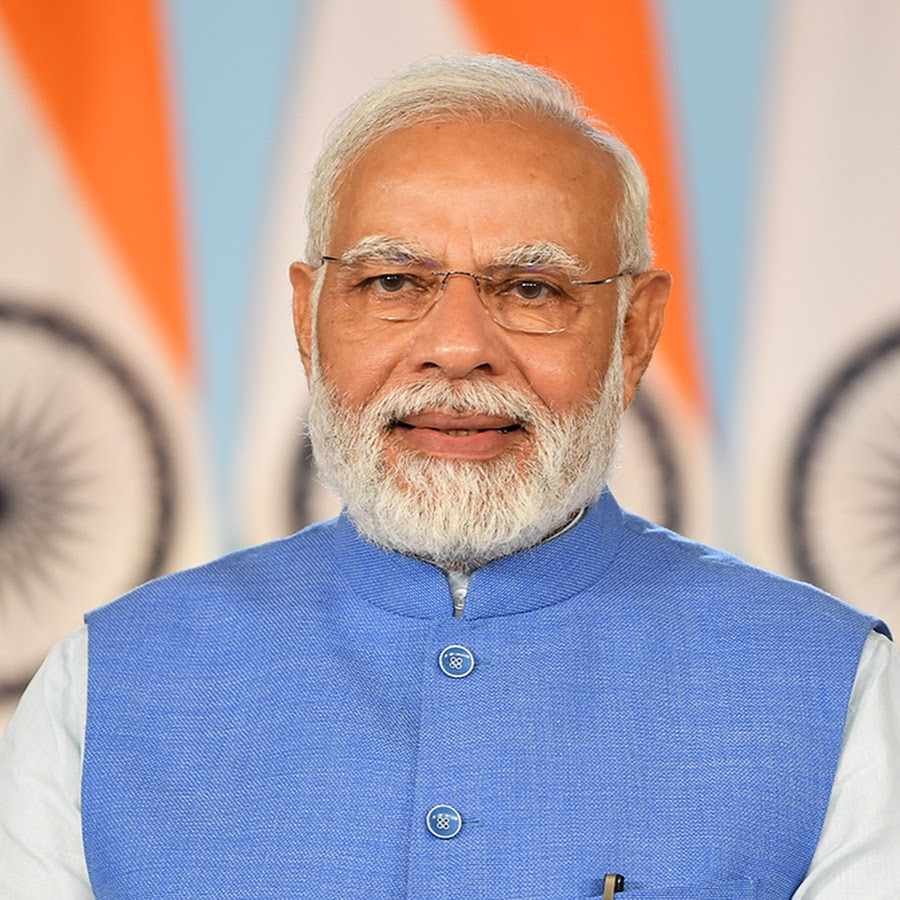
#> input picture Modi ji.jpg, 900 x 900 px
$ python -i Code.py   (imports and definitions only)
#> lines starting #> are read from the running program, lines starting #| are printed output that depends on the picture; after the words box and inside, x2 and y2 are one past the last pixel; in counts of white or black regions, pixels touching at a corner belong together
#!/usr/bin/env python
# coding: utf-8

# In[1]:


# Importing the required modules
import tkinter as tk  # graphical user interface toolkit
from tkinter import *
import easygui  # to open the filebox
import cv2  # for image processing
import matplotlib.pyplot as plt

import os  # to read and save path
import sys  #


# In[2]:


# Making the GUI main window
# [4 lines not run here, left out]
# [1 line that did not run here, left out]

""" fileopenbox opens the box to choose file
and help us store file path as string"""


def upload():
    image_path = easygui.fileopenbox()
    cartoonify(image_path)


# In[3]:


# Step 3: How is an image stored?
def cartoonify(image_path):
    # read image
#> called with image_path = 'Modi ji.jpg'
    original_image = cv2.imread(image_path)
#> original_image is the input picture: shape (900, 900, 3); mean B, G, R 170.8, 162.2, 175.1
    original_image = cv2.cvtColor(original_image, cv2.COLOR_BGR2RGB)
    #print(original_image)  # this will be stored in form of number

    # to confirm it is image that was chosing
    if original_image is None:
        print("Can't find any image. Choose appropriate file")
        sys.exit()
    resize_image1 = cv2.resize(original_image, (960, 540))
   # plt.imshow(resize_image1, cmap='gray')

    # converting an image to grayscale
    grayscale_image = cv2.cvtColor(original_image, cv2.COLOR_BGR2GRAY)
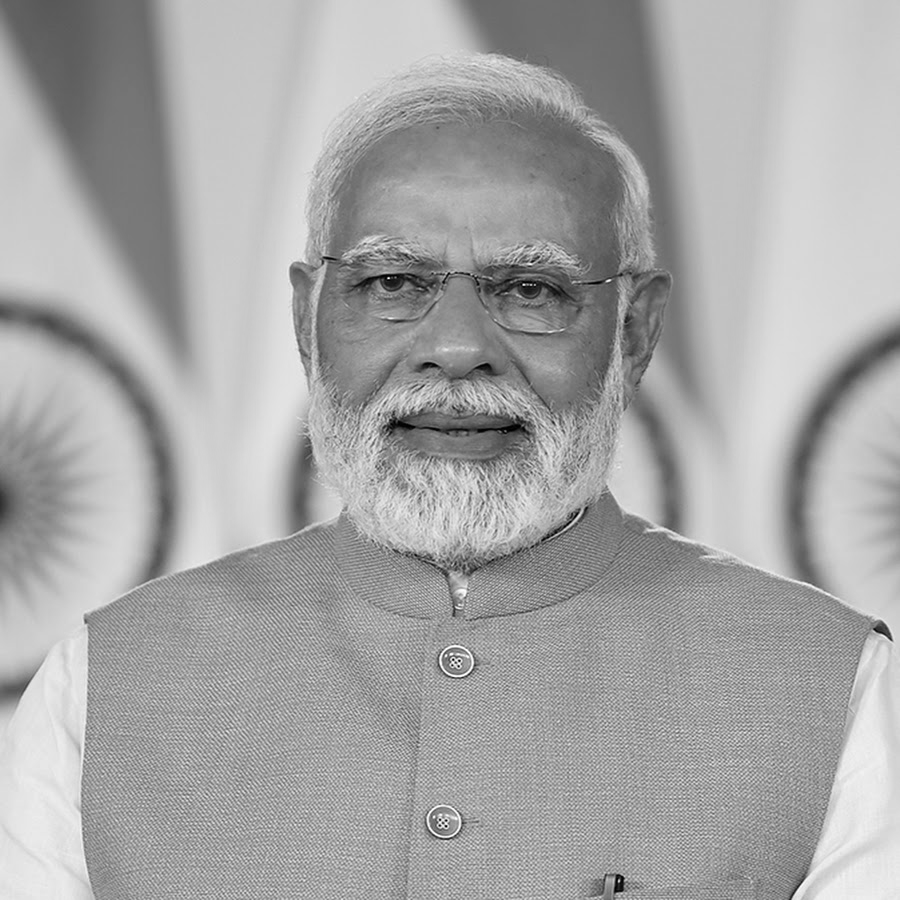
#> grayscale_image: shape (900, 900); min 0, max 255, mean 166.2
    resize_image2 = cv2.resize(grayscale_image, (960, 540))
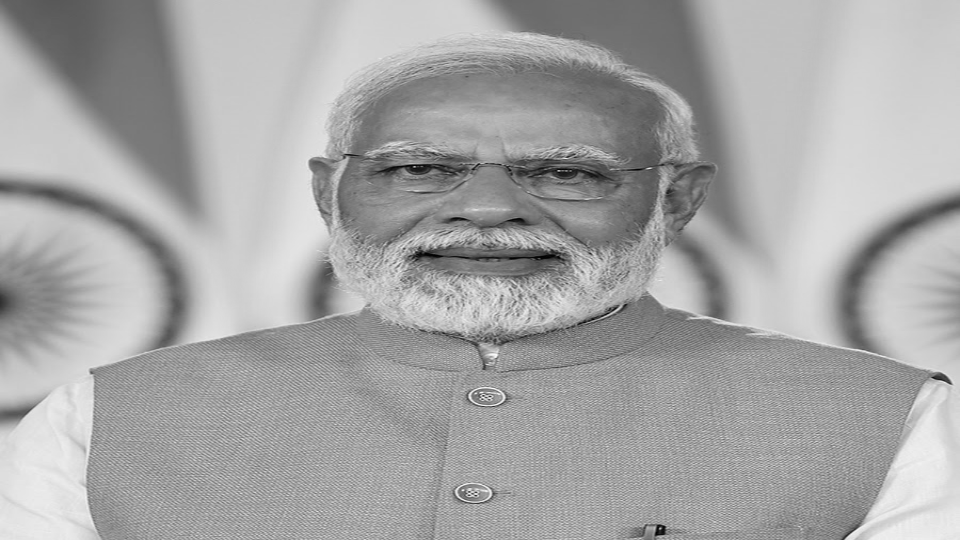
#> resize_image2: shape (540, 960); min 0, max 254, mean 166.2
    plt.imshow(resize_image2, cmap="gray")

    # applying median blur to smoothen an image
    smooth_grayscale_image = cv2.medianBlur(grayscale_image, 5)
    resize_image3 = cv2.resize(smooth_grayscale_image, (960, 540))
   # plt.imshow(resize_image3, cmap='gray')

    # retrieving the edges for cartoon effect
    # by using thresholding technique
    get_edge = cv2.adaptiveThreshold(smooth_grayscale_image, 255, cv2.ADAPTIVE_THRESH_MEAN_C, cv2.THRESH_BINARY, 9, 9)
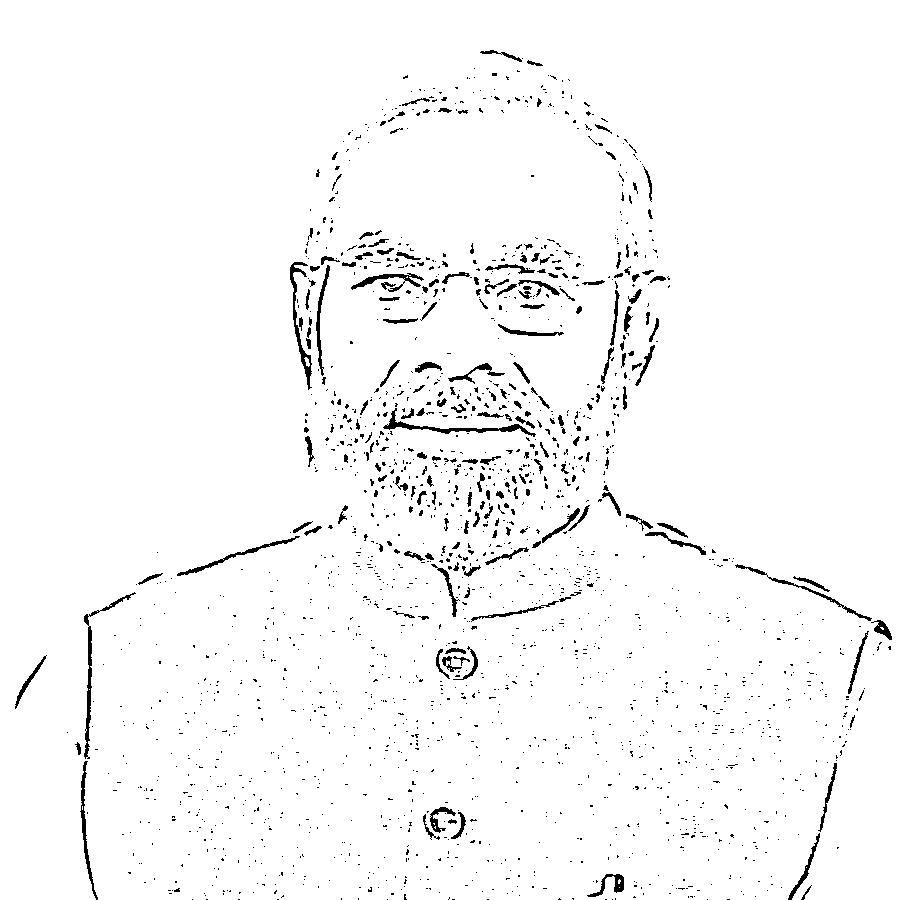
#> get_edge: shape (900, 900); 97.3% white; 1921 black regions (1711 under 20 px), largest, box (x1, y1, x2, y2) and area: (84, 592, 136, 759) 664, (383, 408, 536, 437) 661, (290, 262, 312, 390) 571
    resize_image4 = cv2.resize(get_edge, (960, 540))
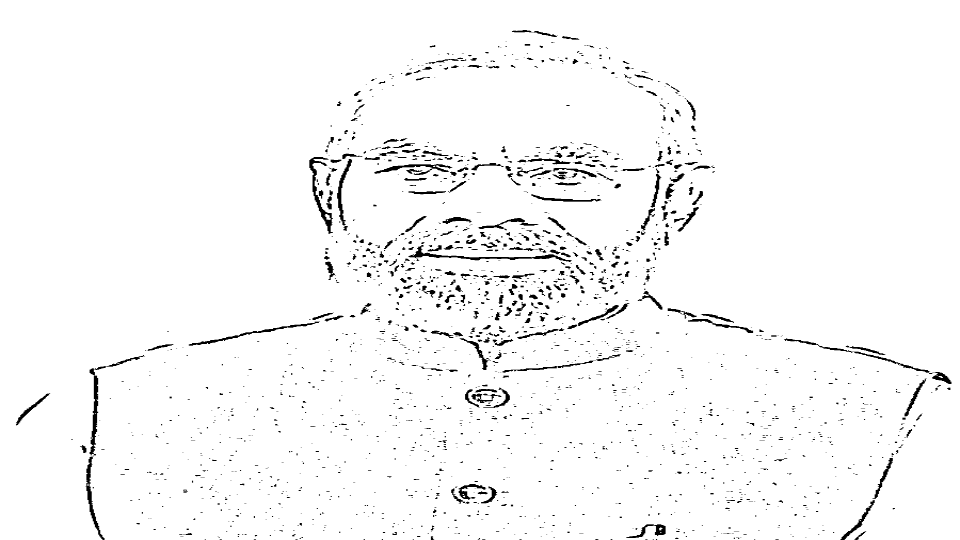
#> resize_image4: shape (540, 960); min 0, max 255, mean 248
    #plt.imshow(resize_image4, cmap='gray')

    # applying bilateral filter to remove noise
    # and keep edge sharp as required
    color_image = cv2.bilateralFilter(original_image, 9, 300, 300)
    resize_image5 = cv2.resize(color_image, (960, 540))
    #plt.imshow(resize_image5, cmap="gray")

    # masking edged image with our "BEAUTIFY" image
    cartoon_image = cv2.bitwise_and(color_image, color_image, mask=get_edge)
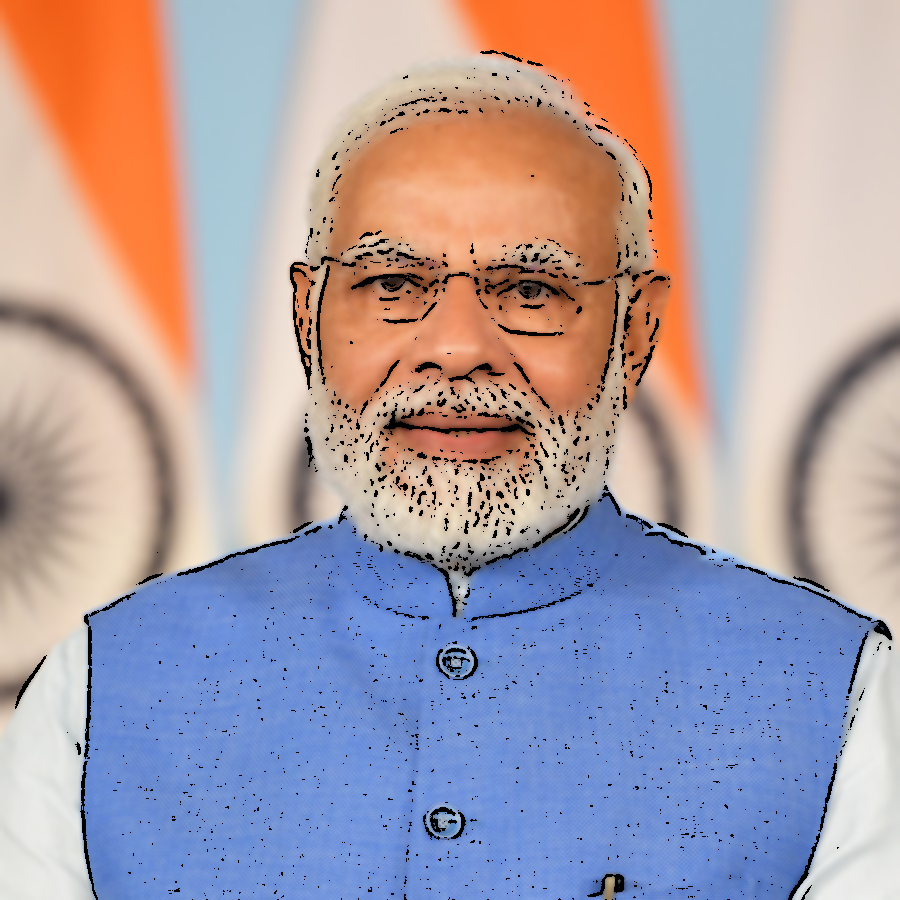
#> cartoon_image: shape (900, 900, 3); mean R, G, B 171.2, 158.8, 167.2
    resize_image6 = cv2.resize(cartoon_image, (960, 540))
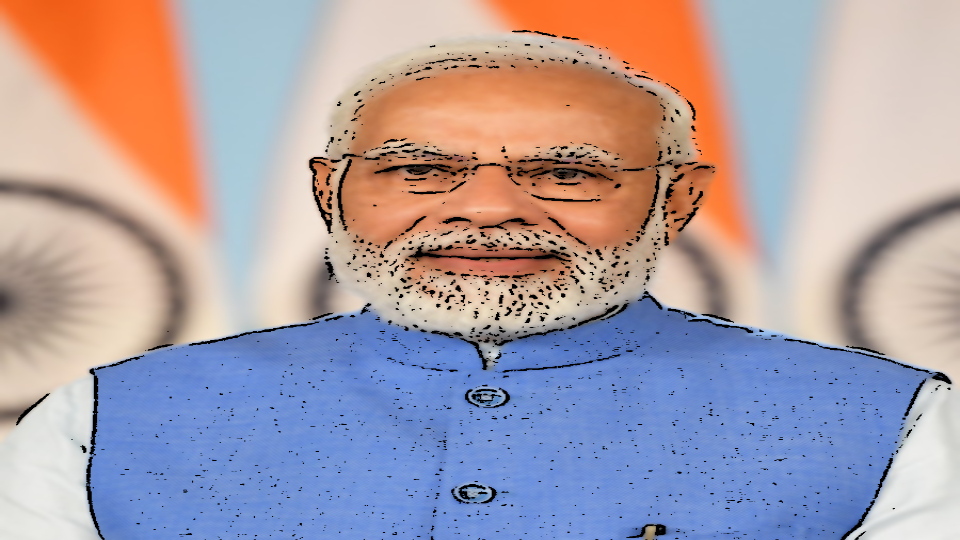
#> resize_image6: shape (540, 960, 3); mean R, G, B 171.1, 158.7, 167.1
    # plt.imshow(resize_image6, cmap='gray')

    # Plotting the whole transition
    images = [resize_image1, resize_image2, resize_image3, resize_image4, resize_image5, resize_image6]
    fig, axes = plt.subplots(3, 2, figsize=(8, 8), subplot_kw={'xticks': [], 'yticks': []},
                             gridspec_kw=dict(hspace=0.1, wspace=0.1))
    for i, ax in enumerate(axes.flat):
        ax.imshow(images[i], cmap='gray')

    # Making a Save button in the GUI main window
#> (the run stopped early here; a loop or call above may not have finished)
